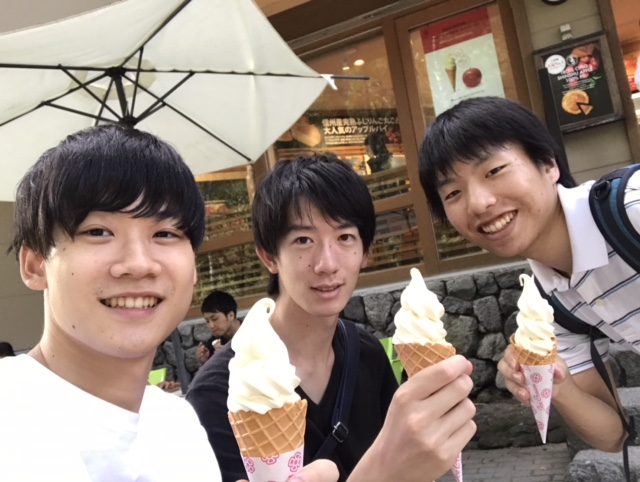
//> input picture cv/image1.jpeg, 640 x 482 px
$ ./task image1.jpeg   (built with g++ and OpenCV 4)
//> lines starting //> are read from the running program, lines starting //| are printed output that depends on the picture
/*
標準入力で入れ替えをクリックで入れ替えにする
並列処理で敵を作る
*/

#include <cv.h>
#include <cvaux.h>
#include <highgui.h>
#include <opencv2/opencv.hpp>
#include <iostream>
#include <vector>
#include <stdio.h>
#include <time.h>
#include <stdlib.h>
#include <algorithm>
using namespace std;
using namespace cv;
#define font FONT_HERSHEY_DUPLEX
#define N 2
#define P pair<Mat,int>

Mat src;

Mat renketu(vector< vector<P> >);
void on_mouse(int event,int x,int y,int flags,void *param);

int main(int argc,char** argv){
  srand((unsigned)time(NULL));
  int i,j;
  if(argc>=2){
    src=imread(argv[1],1);
//> src is the input picture: 482 rows x 640 cols, CV_8UC3; mean B, G, R 118.7, 128.9, 145.7
  }else{
    cout<<"画像を指定してください"<<endl;
  }

  // N*N分割するための点を定義
  vector< vector<Point> > p(N,vector<Point>(N));
  for(i=0;i<N;i++){
    for(j=0;j<N;j++){
      p[i][j]={src.cols*j/N, src.rows*i/N};
    }
  }
//> after the loop, p = 2 contours, all with area under 20

  // N*N分割し、N*Nの二次元配列に分割された画像を入れる。
  vector< vector<P> > a(N,vector<P>(N));
  for(i=0;i<N;i++){
    j=0;
    for (auto itr = p[i].begin(); itr != p[i].end(); ++itr) {
      // 関心領域を元の画像から矩形で切り出す
      Mat roi = src(Rect(itr->x, itr->y, src.cols / N, src.rows / N));
      a[i][j]=make_pair(roi,N*i+j);
      j++;
    }
  }
//> this loop made 2 passes
//> j on passes 1 to 2: 2, 2
//> after the loop, j = 2

  // [12 lines of commented-out code are left out]
  for(i=0;i<10000;i++){
    int i1,i2,j1,j2;
    i1=rand()%N;
    i2=rand()%N;
    j1=rand()%N;
    j2=rand()%N;
    swap(a[i1][j1],a[i2][j2]);
  }

  //画像を連結する。
  Mat my_puz,enemy_puz;
  my_puz=enemy_puz=renketu(a);
//> after the loop in renketu, `for(; itr!=itr_end; ++itr)`:
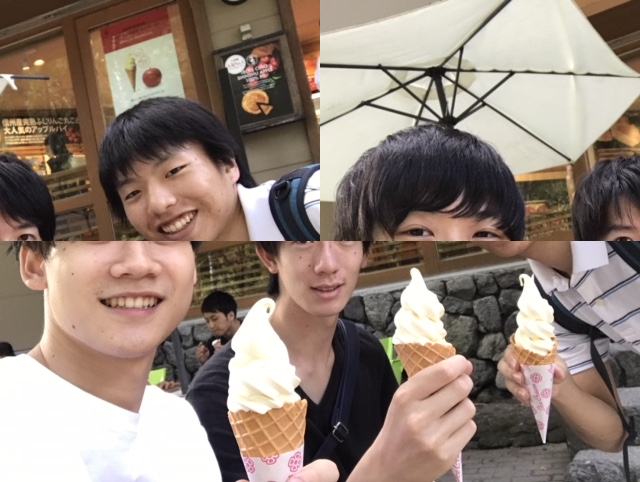
//> my_puz: 482 rows x 640 cols, CV_8UC3; mean B, G, R 118.7, 128.9, 145.7
  namedWindow("my_puzzle", CV_WINDOW_AUTOSIZE|CV_WINDOW_FREERATIO);
  imshow("my_puzzle",my_puz);
  //マウスイベントに対するコールバック関数を登録
  unsigned char c;
  while(1){
    c=cvWaitKey(2);
//> the Esc key is pressed
    if(c=='\x0a'){
      break;
    }
  }

  // [15 lines of commented-out code are left out]
  bool flag;
  while(1){
    flag=true;
    for(i=0;i<N;i++){
      for(j=0;j<N;j++){
	if(a[i][j].second!=N*i+j){
	  flag=false;
	}
      }
    }
    if(flag){
      cout<<"finished!"<<endl;
      break;
    }
    int ix1,iy1,ix2,iy2;
    cout<<"入れ替えて"<<endl;
    cin>>ix1>>iy1>>ix2>>iy2;
    swap(a[ix1][iy1],a[ix2][iy2]);
    my_puz=renketu(a);
    imshow("my_puzzle",my_puz);
    while(1){
      c=cvWaitKey(2);
      if(c=='\x0a'){
	break;
      }
    }
  }
}

Mat renketu(vector< vector<P> > a){
  int i,j;
  Mat my_puz(Size(src.cols,src.rows), CV_8UC3);
  vector<Mat> b(N);
  for(i=0;i<N;i++){
    auto itr=a[i].begin();
    auto itr_end=a[i].end();
    Mat temp(Size(src.cols,src.rows/N),CV_8UC3);
    Rect roi_rect1;
    for(; itr!=itr_end; ++itr){
      roi_rect1.width=itr->first.cols;
      roi_rect1.height=itr->first.rows;
      Mat roi(temp,roi_rect1);
      itr->first.copyTo(roi);
      roi_rect1.x += itr->first.cols;
    }
    b[i]=temp;
  }
  auto itr=b.begin();
  auto itr_end=b.end();
  Rect roi_rect;
  for(; itr!=itr_end; ++itr){
    roi_rect.width=itr->cols;
    roi_rect.height=itr->rows;
    Mat roi(my_puz,roi_rect);
    itr->copyTo(roi);
    roi_rect.y += itr->rows;
  }

  return my_puz;

}

void on_mouse(int event,int x,int y,int flags,void *param){
  if(event==CV_EVENT_LBUTTONDOWN){
    cout<<src.rows<<" "<<src.cols<<" "<<x<<" "<<y<<endl;
  }
  int i=0;
  if(event==CV_EVENT_LBUTTONDOWN){
    cout<<"aaa"<<endl;
  }
}

//max_x=src.cols,max_y=src.rows

$ run again, on cv/ore.jpg
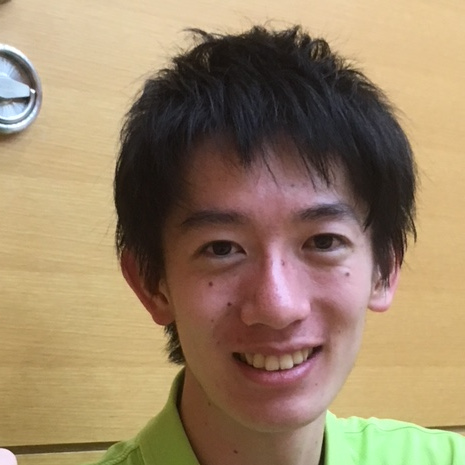
//> input picture cv/ore.jpg, 465 x 465 px
//> src is the input picture: 465 rows x 465 cols, CV_8UC3; mean B, G, R 103.3, 132.3, 154.5
//> the loop `for(i=0;i<N;i++)` made 2 passes
//> j on passes 1 to 2: 2, 2
//> after the loop `for(i=0;i<N;i++)`: j = 2
//> after the loop in renketu, `for(; itr!=itr_end; ++itr)`:
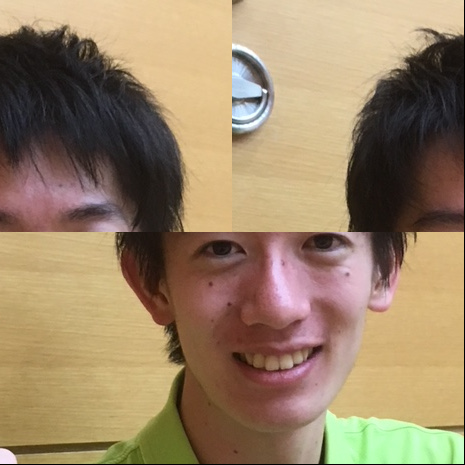
//> my_puz: 465 rows x 465 cols, CV_8UC3; mean B, G, R 102.8, 131.6, 153.7

$ run again, on cv/ore2.jpg
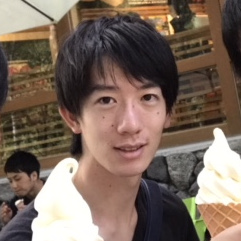
//> input picture cv/ore2.jpg, 241 x 241 px
//> src is the input picture: 241 rows x 241 cols, CV_8UC3; mean B, G, R 92, 104, 122.5
//> the loop `for(i=0;i<N;i++)` made 2 passes
//> j on passes 1 to 2: 2, 2
//> after the loop `for(i=0;i<N;i++)`: j = 2
//> after the loop in renketu, `for(; itr!=itr_end; ++itr)`:
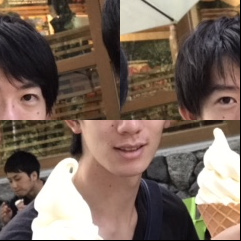
//> my_puz: 241 rows x 241 cols, CV_8UC3; mean B, G, R 91.1, 103, 121.4
